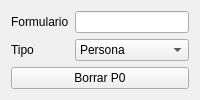
             <widget class="QWidget" name="tabRP0">
              <attribute name="title">
               <string>Borrar P0</string>
              </attribute>
              <layout class="QFormLayout" name="formLayout_4">
               <item row="0" column="0">
                <widget class="QLabel" name="label_5">
                 <property name="text">
                  <string>Formulario</string>
                 </property>
                </widget>
               </item>
               <item row="0" column="1">
                <widget class="QLineEdit" name="rp0Form">
                 <property name="inputMask">
                  <string>999999999</string>
                 </property>
                 <property name="text">
                  <string/>
                 </property>
                </widget>
               </item>
               <item row="1" column="0">
                <widget class="QLabel" name="label_6">
                 <property name="text">
                  <string>Tipo</string>
                 </property>
                </widget>
               </item>
               <item row="1" column="1">
                <widget class="QComboBox" name="rp0Tipo">
                 <item>
                  <property name="text">
                   <string>Persona</string>
                  </property>
                 </item>
                 <item>
                  <property name="text">
                   <string>Asociado</string>
                  </property>
                 </item>
                 <item>
                  <property name="text">
                   <string>Integrante</string>
                  </property>
                 </item>
                </widget>
               </item>
               <item row="2" column="0" colspan="2">
                <widget class="QPushButton" name="rp0Boton">
                 <property name="text">
                  <string>Borrar P0</string>
                 </property>
                </widget>
               </item>
              </layout>
             </widget>
